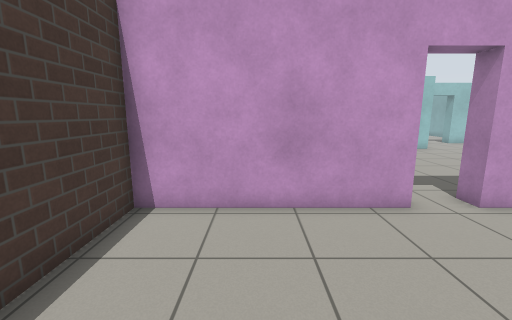
[1] (above)

21 first-person views from a walk through a Gazebo world. The camera is 1.2 m above the floor, tilts 10° down and sees 90° across. The floor is counted in squares, 0.5 m on a side. Each view is taken from the middle of a square. On the plan, view 1 faces up. The plan holds only what a view shows up to about 17 squares ahead; the rest is blank. The place goes on beyond the plan. Robots are left out. Gazebo's built-in surfaces are drawn with simple patterns.

[2]
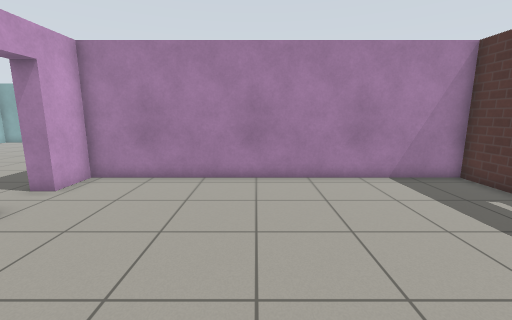

[3]
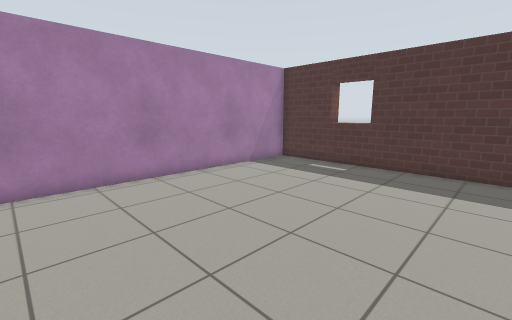

[4]
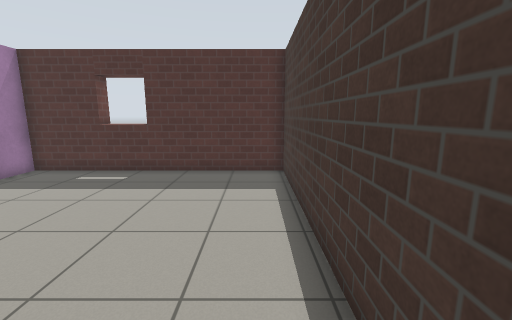

[5]
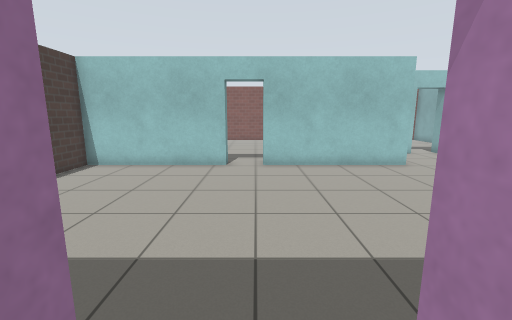

[6]
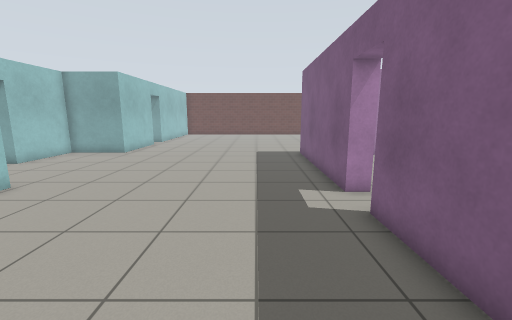

[7]
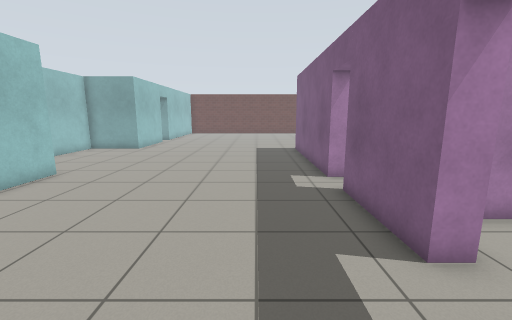

[8]
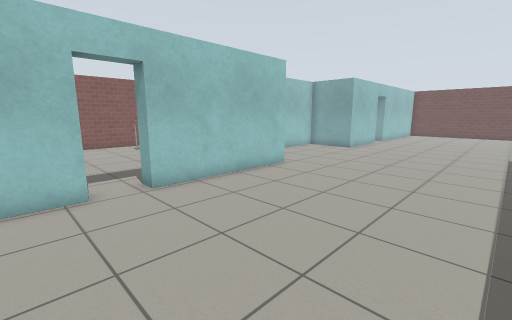

[9]
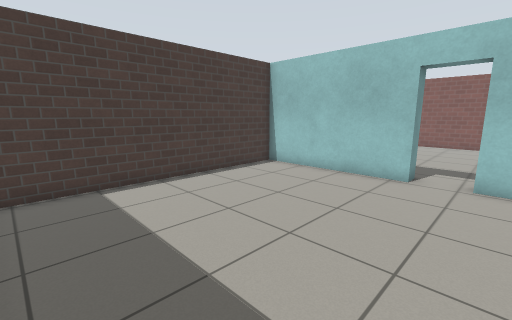

[10]
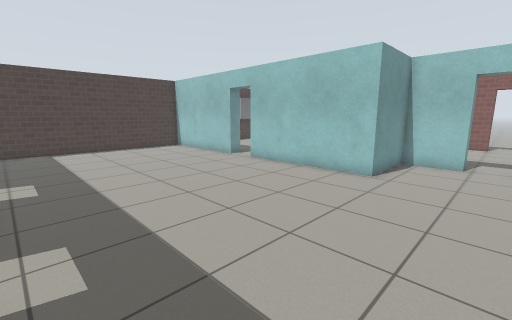

[11]
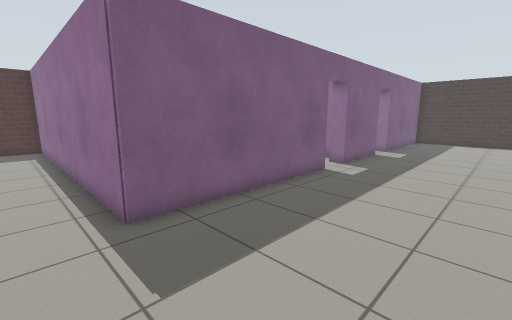

[12]
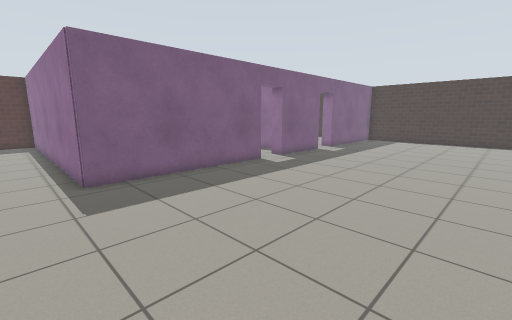

[13]
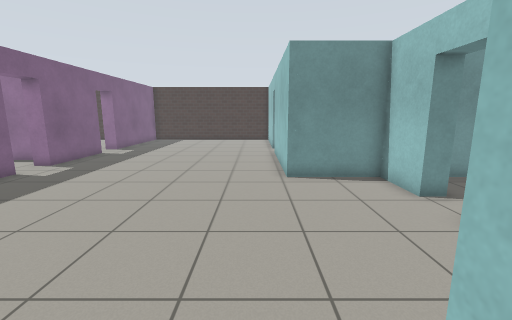

[14]
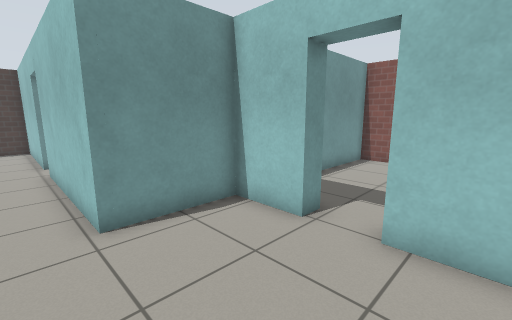

[15]
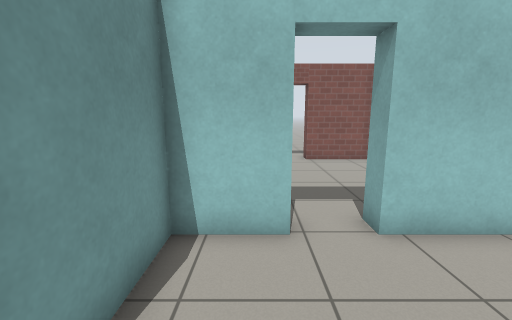

[16]
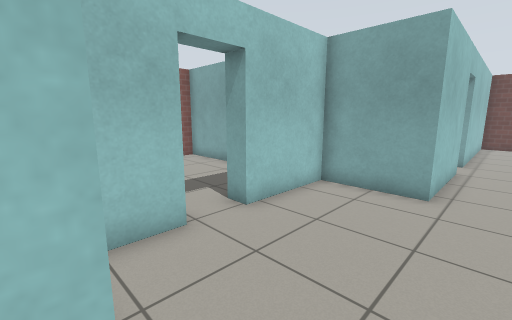

[17]
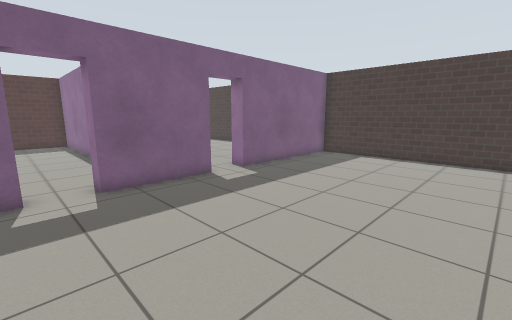

[18]
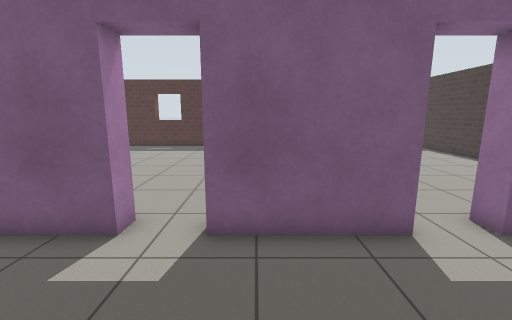

[19]
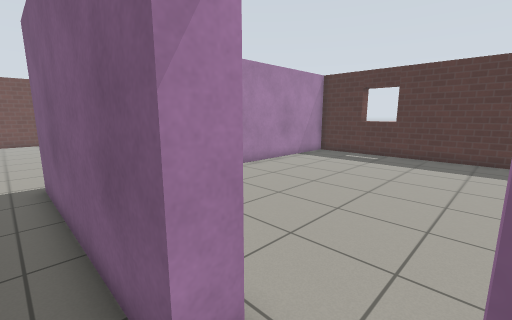

[20]
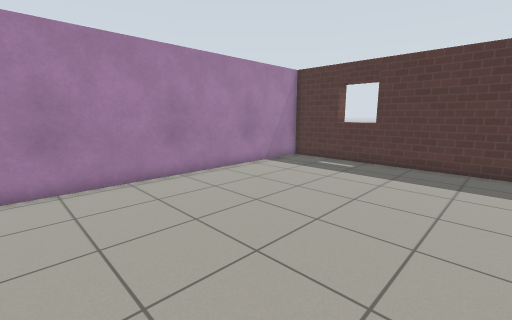

[21]
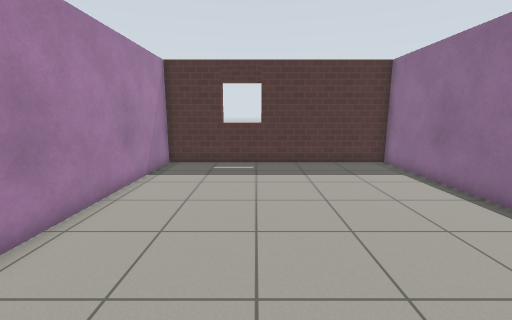

### Floor plan
Points are (right, up) in squares from view 1. A wall is a line through its corners. A room is listed if a view was taken in it or the views show most of it. See-through windows are left out.
Room 1 (views 1, 2, 3, 4, 5)
walls: (4, 6.4) (-3.2, 6.4) (-3.2, -7.9) (7.6, -7.9) (7.6, 6.4) (5.9, 6.4)
ways out: open door at (4.5, 7) to room 2
Room 2 (views 6, 7, 8, 9, 10, 11, 12, 13, 14, 15, 16, 17, 18, 19)
walls: (11.8, 7.2) (20.2, 7.2) (20.2, -7.9) (22.1, -7.9); (5.9, 7.2) (10, 7.2); (14.7, 21.9) (12.3, 21.9) (12.3, 18.2) (5.4, 18.2); (3.6, 18.2) (-3.2, 18.2) (-3.2, 7.2) (4, 7.2); (22.5, 18.4) (20.3, 18.4) (20.3, 21.9) (16.5, 21.9)
ways out: open door at (4.5, 7) to room 1; open door at (10.5, 7) to room 3; open door at (4.5, 18.5); open door at (15.5, 22)
Room 3 (views 20, 21)
walls: (8.4, -1) (8.4, -7.9) (19.4, -7.9) (19.4, 5.3); (8.4, 5.6) (8.4, 3.9)
ways out: open door at (10.5, 7) to room 2

Positions as (right, up) in squares from view 1, and headings:
1: (0, 0), facing up
2: (-2, 0), facing right
3: (-2, 4), facing down-right
4: (-2, 3), facing down
5: (5, 6), facing up
6: (4, 10), facing right
7: (2, 10), facing right
8: (2, 10), facing up-right
9: (6, 8), facing up-left
10: (16, 8), facing up-left
11: (22, 13), facing down-left
12: (22, 17), facing down-left
13: (22, 17), facing left
14: (18, 17), facing up-left
15: (14, 17), facing up
16: (12, 17), facing up-right
17: (12, 16), facing down-left
18: (9, 12), facing down
19: (10, 8), facing down-right
20: (10, 5), facing down-right
21: (15, 5), facing down
